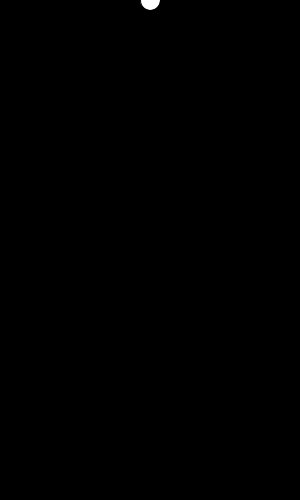
Frame 1 (no input)
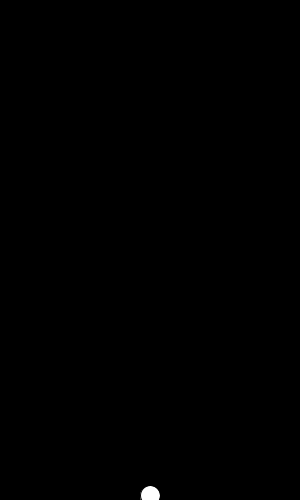
Frame 60 (the mouse pressed at the canvas centre just before this capture)
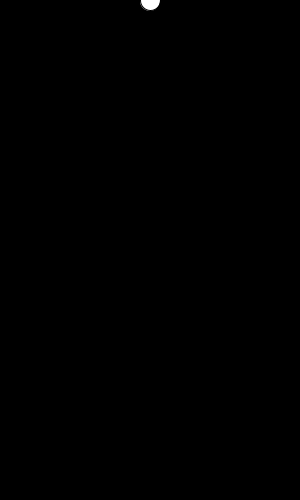
Frame 120 (the mouse held since frame 60 and released just before this capture)

The Processing sketch that drew these frames (run headless with seeded random() and noise(); from frame 60 on, the mouse is pressed at the canvas centre):

// Processing sketch: q5_7
// ── q5_7.pde
void setup() {
  size(300, 500);
}

float y = 0;
float vy = 0;
float d = 20;

void draw() {
  y += vy;
  
  if (y + 2 / d > height) {
    vy = -vy;
  } else {
    vy += 0.3;
  }
  
  background(0);
  ellipse(width/2, y, d, d);
}
